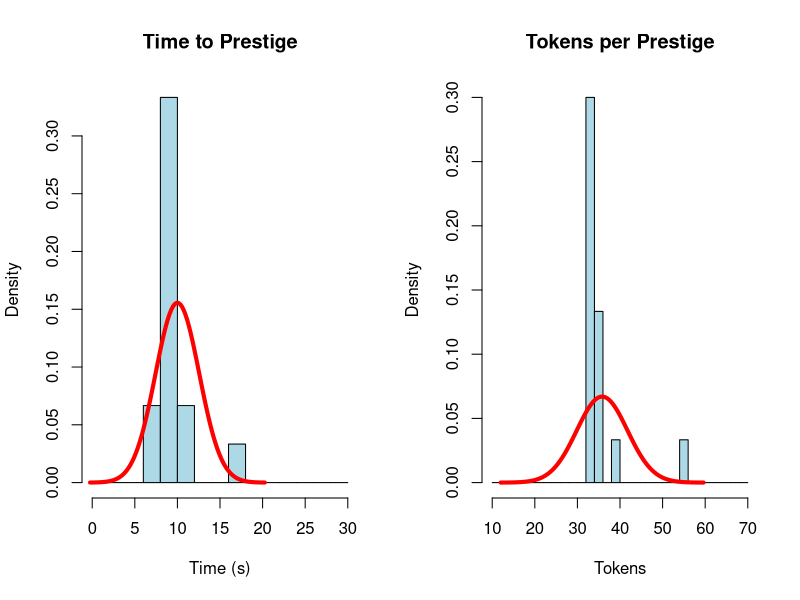
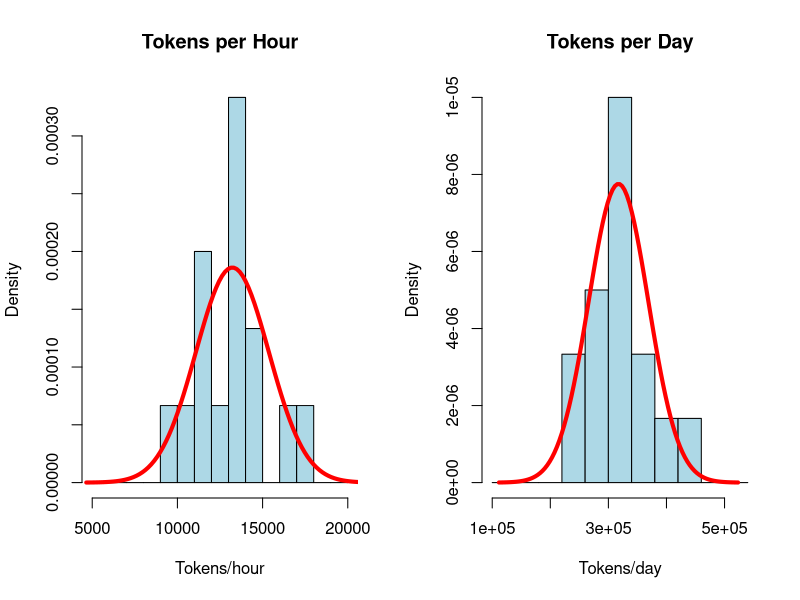
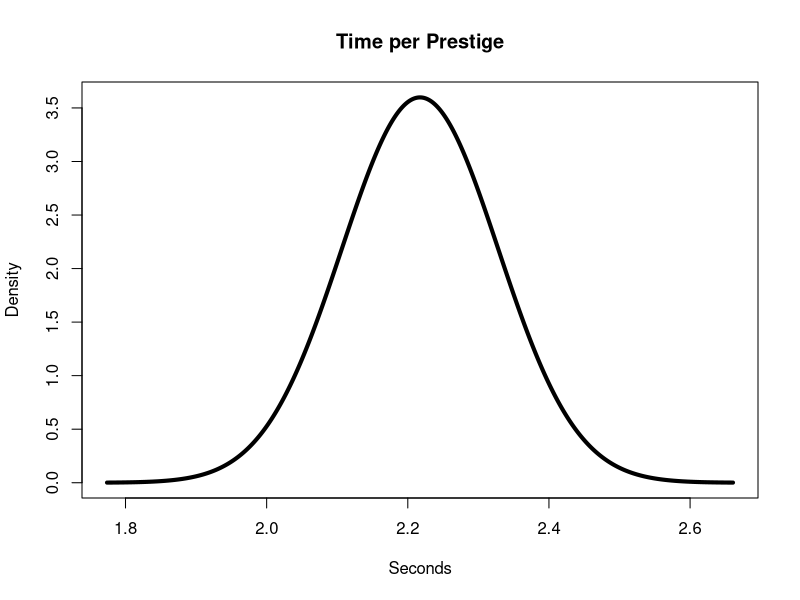
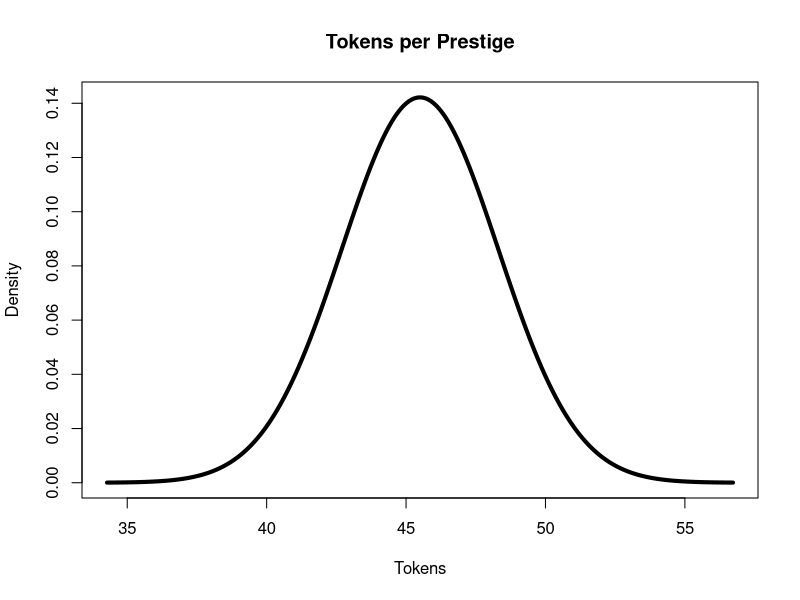
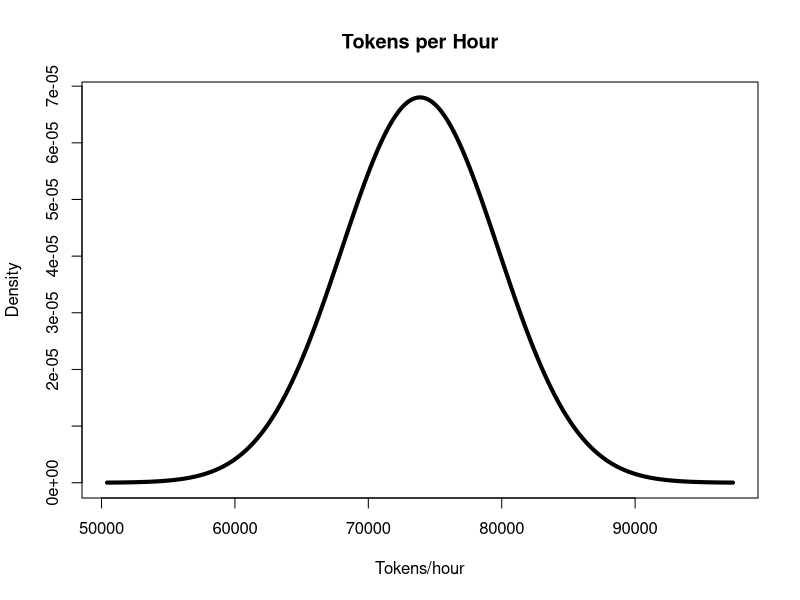
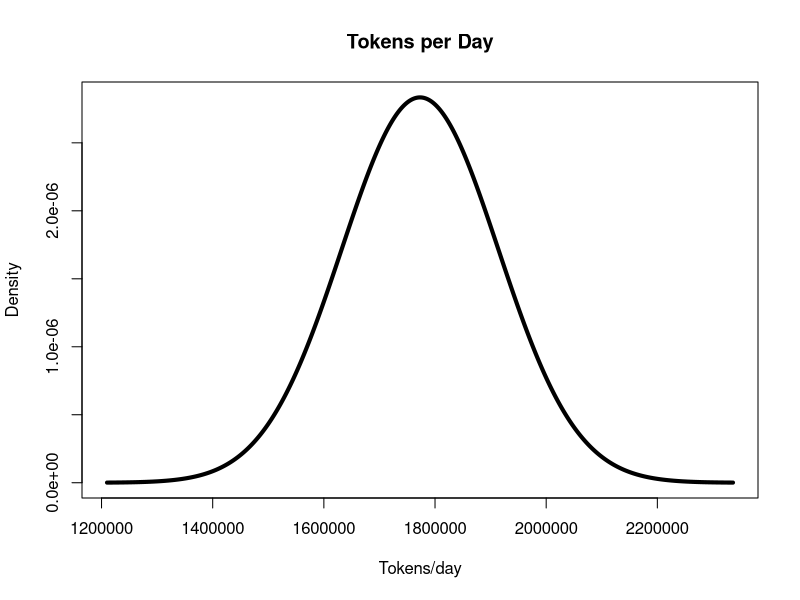
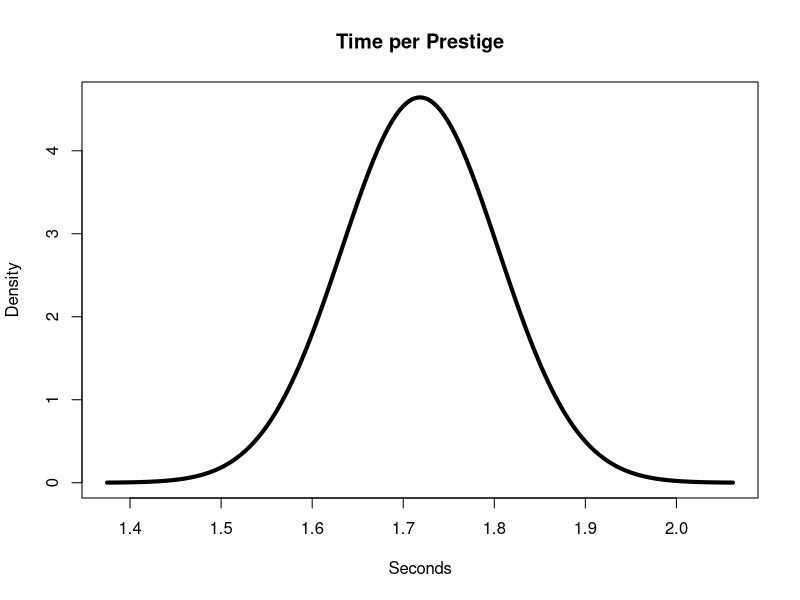
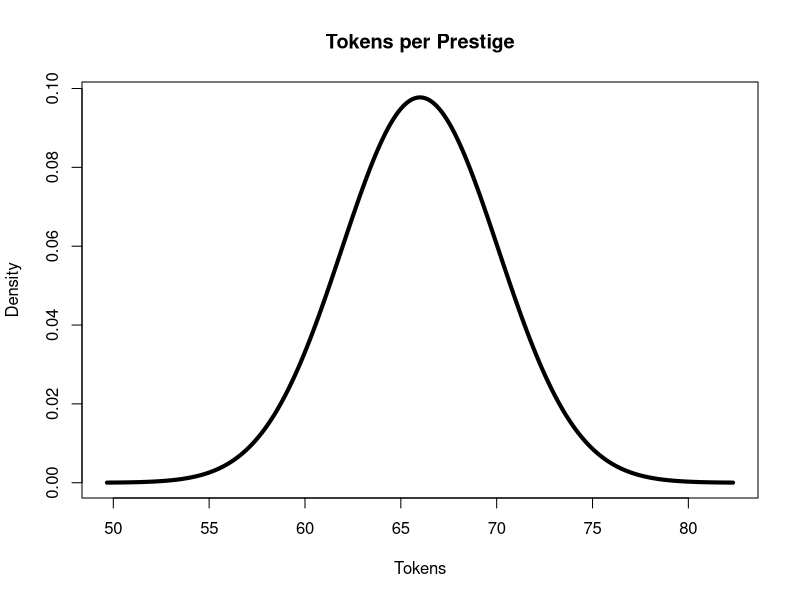

Write the R code that produced these figures, in order.

# Data analysis of idle brick breaker token prestige farming 25.01.2026

setwd("C:/R-statistics-analysis")


# Data consists of two metrics:
# 1. time to prestige
# 2. tokens per prestige

# Let's analyse the distribution of these variables from a screen recording
# of multiple prestiges

###########################################################

# Time stamps in video of prestiges (s)
time_stamps <- c(0, 12, 22, 31, 38, 47, 56, 65, 73, 91, 100, 110, 119, 129, 138, 150)
length(time_stamps)

# Time to prestige (difference between two time stamps)
time_to_prestige <- diff(time_stamps)

time_to_prestige
length(time_to_prestige)

###########################################################

# Tokens per prestige
tokens_per_prestige <- c(33, 33, 33, 33, 33, 33, 33, 40, 56, 36, 36, 33, 33, 36, 36)
length(tokens_per_prestige)

###########################################################

# Mean and SD of time to prestige
mean_time <- mean(time_to_prestige)
sd_time <- sd(time_to_prestige)

# Hypothetical normal distribution of time to prestige
x_time <- seq(mean_time - 4*sd_time, mean_time + 4*sd_time, length.out = 100)
norm_time <- dnorm(x_time, mean = mean_time, sd = sd_time)

###########################################################

# Mean and SD of tokens per prestige
mean_tokens <- mean(tokens_per_prestige)
sd_tokens <- sd(tokens_per_prestige)

#Hypothetical normal distribution of tokens per prestige
x_tokens <- seq(mean_tokens - 4*sd_tokens, mean_tokens + 4*sd_tokens, length.out = 100)
norm_tokens <- dnorm(x_tokens, mean = mean_tokens, sd = sd_tokens)

###########################################################

# Histograms of time to prestige and tokens per prestige
par(mfrow = c(1, 2))

# Custom bin edges
hist(time_to_prestige, 
     breaks = seq(0, 30, by = 2), 
     probability = TRUE,
     main = "Time to Prestige",
     xlab = "Time (s)",
     col = "lightblue"
     )
lines(x_time, norm_time, col = "red", lwd = 4)

# Finer bins for tokens
hist(
  tokens_per_prestige, 
  breaks = seq(10, 70, by = 2), 
  probability = TRUE,
  main = "Tokens per Prestige",
  xlab = "Tokens",
  col = "lightblue"
  )
lines(x_tokens, norm_tokens, col = "red", lwd = 4)
par(mfrow = c(1, 1))

###########################################################

# 95% CI for time and tokens

# Time
n  <- length(time_to_prestige)
se <- sd_time / sqrt(n)
ci_time <- mean_time + qt(c(0.025, 0.975), df = n - 1) * se

# Tokens
n  <- length(tokens_per_prestige)
se <- sd_tokens / sqrt(n)
ci_tokens <- mean_tokens + qt(c(0.025, 0.975), df = n - 1) * se

cat(sprintf("95%% CI for time to prestige: [%.2f, %.2f] seconds\n", ci_time[1], ci_time[2]))
cat(sprintf("95%% CI for tokens per prestige: [%.2f, %.2f] tokens\n", ci_tokens[1], ci_tokens[2]))

###########################################################

# Tokens per hour

# Tokens per hour for each prestige
tokens_per_hour <- tokens_per_prestige / (time_to_prestige / 3600)  # time_to_prestige in seconds, convert to hours

# Mean and SD
mean_tph <- mean(tokens_per_hour)
sd_tph <- sd(tokens_per_hour)
n <- length(tokens_per_hour)
se_tph <- sd_tph / sqrt(n)


# X-axis values for normal curve
x_tph <- seq(mean_tph - 4*sd_tph, mean_tph + 4*sd_tph, length.out = 100)
norm_tph <- dnorm(x_tph, mean = mean_tph, sd = sd_tph)

###########################################################

###########################################################

# Tokens per day (24 hours)

# Tokens per day
tokens_per_day <- tokens_per_hour * 24

# Mean and SD
mean_tpd <- mean(tokens_per_day)
sd_tpd <- sd(tokens_per_day)

# X-axis for normal curve
x_tpd <- seq(mean_tpd - 4*sd_tpd, mean_tpd + 4*sd_tpd, length.out = 100)
norm_tpd <- dnorm(x_tpd, mean = mean_tpd, sd = sd_tpd)

###########################################################

# Histograms of tokens per hour and tokens per day

# Plot side by side
par(mfrow = c(1, 2))

hist(tokens_per_hour, 
     breaks = seq(5e3, 20e3, by = 1e3), 
     probability = TRUE,
     main = "Tokens per Hour",
     xlab = "Tokens/hour",
     col = "lightblue")
lines(x_tph, norm_tph, col = "red", lwd = 4)

hist(tokens_per_day, 
     breaks = seq(1e5, 5.5e5, by = 4e4), 
     probability = TRUE,
     main = "Tokens per Day",
     xlab = "Tokens/day",
     col = "lightblue")
lines(x_tpd, norm_tpd, col = "red", lwd = 4)

par(mfrow = c(1, 1))

###########################################################

# 95% CI for tokens per hour
ci_tph <- mean_tph + qt(c(0.025, 0.975), df = n - 1) * se_tph

cat(sprintf("95%% CI for tokens per hour: [%.2f, %.2f] tokens/hour\n", ci_tph[1], ci_tph[2]))


# 95% CI for tokens per day
ci_tpd <- ci_tph * 24

cat(sprintf("95%% CI for tokens per day: [%.2f, %.2f] tokens/day\n", ci_tpd[1], ci_tpd[2]))

###########################################################

# Data analysis of prestige tokens farming 27.01.2026

# Instant prestiges take about 2 seconds
# and earn around 37-48 tokens per prestige

# We assume a normal distribution for time and tokens per prestige



# Time per prestige (seconds) (2 s is lower 95% of range)
mean_time <- 2 / (1 - 1.96 * 0.05)
sd_time   <- 0.05 * mean_time



# Tokens per prestige
mean_tokens <- (40 + 51) / 2
sd_tokens   <- 11 / (2 * 1.96)



# X ranges
x_time <- seq(mean_time - 4*sd_time, mean_time + 4*sd_time, length.out = 1000)
x_tokens <- seq(mean_tokens - 4*sd_tokens, mean_tokens + 4*sd_tokens, length.out = 1000)



# Densities
d_time <- dnorm(x_time, mean_time, sd_time)
d_tokens <- dnorm(x_tokens, mean_tokens, sd_tokens)



plot(x_time, d_time, type = "l", lwd = 4,
     main = "Time per Prestige",
     xlab = "Seconds", ylab = "Density")



plot(x_tokens, d_tokens, type = "l", lwd = 4,
     main = "Tokens per Prestige",
     xlab = "Tokens", ylab = "Density")



# Means
mean_tph <- mean_tokens / (mean_time / 3600)
mean_tpd <- mean_tph * 24



# SDs (ratio scaling)
sd_tph <- mean_tph * sqrt(
  (sd_tokens / mean_tokens)^2 +
    (sd_time / mean_time)^2
)
sd_tpd <- sd_tph * 24



# X ranges
x_tph <- seq(mean_tph - 4*sd_tph, mean_tph + 4*sd_tph, length.out = 1000)
x_tpd <- seq(mean_tpd - 4*sd_tpd, mean_tpd + 4*sd_tpd, length.out = 1000)



# Densities
d_tph <- dnorm(x_tph, mean_tph, sd_tph)
d_tpd <- dnorm(x_tpd, mean_tpd, sd_tpd)



plot(x_tph, d_tph, type = "l", lwd = 4,
     main = "Tokens per Hour",
     xlab = "Tokens/hour", ylab = "Density")



plot(x_tpd, d_tpd, type = "l", lwd = 4,
     main = "Tokens per Day",
     xlab = "Tokens/day", ylab = "Density")



# 95% CI for tokens per hour
ci_tph <- mean_tph + c(-1, 1) * 1.96 * sd_tph



# 95% CI for tokens per day
ci_tpd <- mean_tpd + c(-1, 1) * 1.96 * sd_tpd



cat(sprintf("95%% CI for tokens per hour: [%.0f, %.0f] tokens/hour\n",
            ci_tph[1], ci_tph[2]))



cat(sprintf("95%% CI for tokens per day: [%.0f, %.0f] tokens/day\n",
            ci_tpd[1], ci_tpd[2]))

###########################################################



###########################################################

# Data analysis of prestige tokens farming 09.02.2026

# Instant prestiges take about 1.55 seconds
# and earn around 58-74 tokens per prestige

# We assume a normal distribution for time and tokens per prestige



# Time per prestige (seconds) (1.55 s is lower 95% of range)
mean_time <- 1.55 / (1 - 1.96 * 0.05)
sd_time   <- 0.05 * mean_time



# Tokens per prestige
mean_tokens <- (58 + 74) / 2
sd_tokens   <- (74 - 58) / (2 * 1.96)



# X ranges
x_time <- seq(mean_time - 4*sd_time, mean_time + 4*sd_time, length.out = 1000)
x_tokens <- seq(mean_tokens - 4*sd_tokens, mean_tokens + 4*sd_tokens, length.out = 1000)



# Densities
d_time <- dnorm(x_time, mean_time, sd_time)
d_tokens <- dnorm(x_tokens, mean_tokens, sd_tokens)



plot(x_time, d_time, type = "l", lwd = 4,
     main = "Time per Prestige",
     xlab = "Seconds", ylab = "Density")



plot(x_tokens, d_tokens, type = "l", lwd = 4,
     main = "Tokens per Prestige",
     xlab = "Tokens", ylab = "Density")



# Means
mean_tph <- mean_tokens / (mean_time / 3600)
mean_tpd <- mean_tph * 24



# SDs (ratio scaling)
sd_tph <- mean_tph * sqrt(
  (sd_tokens / mean_tokens)^2 +
    (sd_time / mean_time)^2
)
sd_tpd <- sd_tph * 24



# X ranges
x_tph <- seq(mean_tph - 4*sd_tph, mean_tph + 4*sd_tph, length.out = 1000)
x_tpd <- seq(mean_tpd - 4*sd_tpd, mean_tpd + 4*sd_tpd, length.out = 1000)



# Densities
d_tph <- dnorm(x_tph, mean_tph, sd_tph)
d_tpd <- dnorm(x_tpd, mean_tpd, sd_tpd)



plot(x_tph, d_tph, type = "l", lwd = 4,
     main = "Tokens per Hour",
     xlab = "Tokens/hour", ylab = "Density")



plot(x_tpd, d_tpd, type = "l", lwd = 4,
     main = "Tokens per Day",
     xlab = "Tokens/day", ylab = "Density")



# 95% CI for tokens per hour
ci_tph <- mean_tph + c(-1, 1) * 1.96 * sd_tph



# 95% CI for tokens per day
ci_tpd <- mean_tpd + c(-1, 1) * 1.96 * sd_tpd



cat(sprintf("95%% CI for tokens per hour: [%.0f, %.0f] tokens/hour\n",
            ci_tph[1], ci_tph[2]))



cat(sprintf("95%% CI for tokens per day: [%.0f, %.0f] tokens/day\n",
            ci_tpd[1], ci_tpd[2]))

###########################################################
